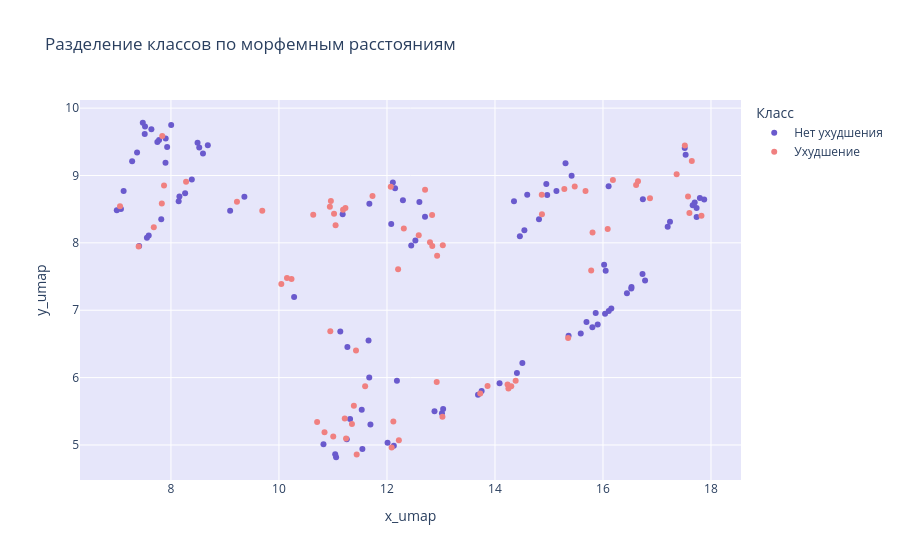

Notebook source saved alongside this figure:
### Code cell
morpheme_cols = ['postfix_position', 'different_agreement', 'PREF1', 'PREF2', 'ROOT1', 'ROOT2', 'LINK', 
                 'SUFF1', 'SUFF2', 'SUFF3', 'END', 'POSTFIX']

df_concat = pd.concat([df, dff], ignore_index=True)
X = df_concat[morpheme_cols].copy()

# UMAP до 2D
reducer = umap.UMAP(random_state=42)
embedding = reducer.fit_transform(X)

# Добавляем координаты и класс
df_viz = df_concat.copy()
df_viz['x_umap'] = embedding[:, 0]
df_viz['y_umap'] = embedding[:, 1]
df_viz['Класс'] = (df_concat['explained_mistakes'] < 0).map({True: 'Ухудшение', False: 'Нет ухудшения'})

# Интерактивный график
fig = px.scatter(df_viz, 
                 x='x_umap',        
                 y='y_umap',        
                 color='Класс',
                 color_discrete_map={'Нет ухудшения': '#6A5ACD', 'Ухудшение': '#F08080'},
                 hover_data=['pair', 'PREF1', 'ROOT1', 'SUFF1'],
                 title='Разделение классов по морфемным расстояниям')

fig.update_layout(
    plot_bgcolor='lavender',
    paper_bgcolor='white'
)
fig.show()

### Figure 1 — Plotly figure (JSON) as saved in the notebook; plotly's stock layout.template omitted (floating-point values rounded to 4 significant figures; data arrays with more than 128 entries replaced by an {"elided": "..."} marker saying what was removed)
{"data": [{"customdata": {"elided": "101x4 mixed values"}, "hovertemplate": "Класс=Нет ухудшения<br>x_umap=%{x}<br>y_umap=%{y}<br>pair=%{customdata[0]}<br>PREF1=%{customdata[1]}<br>ROOT1=%{customdata[2]}<br>SUFF1=%{customdata[3]}<extra></extra>", "legendgroup": "Нет ухудшения", "marker": {"color": "#6A5ACD", "symbol": "circle"}, "mode": "markers", "name": "Нет ухудшения", "orientation": "v", "showlegend": true, "type": "scatter", "x": [15.8, 14.97, 8.682, 7.588, 11.67, 12.88, 11.69, 7.78, 16.53, 14.41, 14.35, 7.074, 10.82, 14.46, 15.42, 17.2, 11.53, 15.87, 16.74, 9.36, 11.66, 16.1, 16.04, 8.593, 12.08, 8.262, 16.11, 17.79, 8.386, 16.78, 7.899, 13.02, 10.28, 13.04, 15.69, 17.53, 16.15, 17.7, 7.514, 8.004, 17.24, 8.157, 11.26, 12.18, 15.31, 11.67, 7.372, 11.14, 16.44, 16.05, 12.7, 7.929, 15.9, 7.52, 7.281, 12.3, 17.66, 7.748, 7.902, 8.523, 7.82, 8.143, 7.637, 17.73, 15.36, 7.123, 11.18, 17.51, 15.14, 6.997, 12.01, 7.478, 11.06, 14.51, 16.73, 17.73, 13.75, 12.13, 14.54, 11.27, 12.6, 14.82, 12.53, 17.87, 11.55, 11.32, 11.04, 12.15, 15.59, 13.69, 14.6, 12.45, 16.02, 8.492, 7.555, 9.096, 14.95, 14.09, 7.411, 12.11, 16.52], "xaxis": "x", "y": [6.748, 8.71, 9.448, 8.111, 6.0, 5.502, 5.304, 9.525, 7.346, 6.067, 8.616, 8.502, 5.011, 8.099, 8.996, 8.239, 5.522, 6.957, 8.647, 8.684, 6.551, 8.84, 6.949, 9.326, 8.278, 8.737, 6.99, 8.667, 8.94, 7.442, 9.188, 5.469, 7.195, 5.535, 6.824, 9.307, 7.026, 8.599, 9.616, 9.748, 8.312, 8.688, 5.086, 5.952, 9.183, 8.582, 9.343, 6.684, 7.251, 7.586, 8.389, 9.422, 6.789, 9.726, 9.213, 8.634, 8.558, 9.496, 9.551, 9.415, 8.351, 8.618, 9.688, 8.518, 6.621, 8.771, 8.425, 9.407, 8.771, 8.484, 5.033, 9.783, 4.818, 6.215, 7.537, 8.383, 5.8, 4.989, 8.187, 6.454, 8.605, 8.349, 8.036, 8.645, 4.94, 5.387, 4.862, 8.812, 6.655, 5.745, 8.713, 7.96, 7.674, 9.485, 8.077, 8.478, 8.875, 5.917, 7.954, 8.894, 7.323], "yaxis": "y"}, {"customdata": {"elided": "71x4 mixed values"}, "hovertemplate": "Класс=Ухудшение<br>x_umap=%{x}<br>y_umap=%{y}<br>pair=%{customdata[0]}<br>PREF1=%{customdata[1]}<br>ROOT1=%{customdata[2]}<br>SUFF1=%{customdata[3]}<extra></extra>", "legendgroup": "Ухудшение", "marker": {"color": "#F08080", "symbol": "circle"}, "mode": "markers", "name": "Ухудшение", "orientation": "v", "showlegend": true, "type": "scatter", "x": [12.59, 14.25, 10.84, 12.12, 17.58, 10.71, 10.94, 7.057, 10.63, 11.44, 7.682, 11.73, 12.8, 12.84, 10.15, 12.07, 11.24, 10.23, 17.64, 12.21, 11.39, 14.87, 11.02, 12.31, 12.92, 17.6, 12.71, 9.691, 11.35, 7.839, 15.28, 14.3, 11.6, 11.05, 17.82, 7.83, 13.86, 10.95, 8.28, 13.03, 12.09, 10.04, 17.52, 12.22, 14.38, 15.35, 15.48, 17.36, 16.61, 12.93, 11.43, 11.01, 15.68, 11.23, 13.73, 7.871, 16.18, 11.22, 15.78, 13.03, 14.23, 16.65, 9.222, 16.87, 12.84, 15.81, 14.87, 11.19, 7.402, 10.96, 16.09], "xaxis": "x", "y": [8.114, 5.84, 5.188, 5.349, 8.687, 5.342, 8.536, 8.545, 8.416, 4.859, 8.231, 8.695, 8.008, 7.953, 7.478, 8.833, 5.096, 7.463, 9.216, 7.608, 5.584, 8.426, 8.431, 8.212, 5.935, 8.442, 8.79, 8.477, 5.313, 9.588, 8.798, 5.872, 5.871, 8.263, 8.402, 8.584, 5.877, 6.687, 8.908, 5.417, 4.961, 7.391, 9.445, 5.071, 5.953, 6.586, 8.836, 9.019, 8.86, 7.807, 6.403, 5.127, 8.771, 8.517, 5.765, 8.85, 8.935, 5.392, 7.589, 7.965, 5.897, 8.916, 8.611, 8.661, 8.413, 8.153, 8.712, 8.491, 7.947, 8.622, 8.206], "yaxis": "y"}], "layout": {"legend": {"title": {"text": "Класс"}, "tracegroupgap": 0}, "paper_bgcolor": "white", "plot_bgcolor": "lavender", "title": {"text": "Разделение классов по морфемным расстояниям"}, "xaxis": {"anchor": "y", "domain": [0, 1], "title": {"text": "x_umap"}}, "yaxis": {"anchor": "x", "domain": [0, 1], "title": {"text": "y_umap"}}}}
